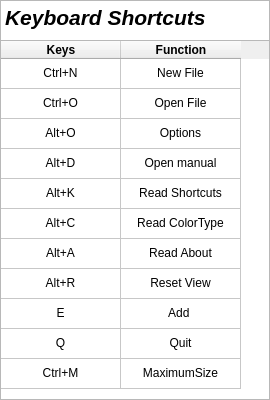
<?xml version="1.0" encoding="UTF-8"?>
<ui version="4.0">
 <class>mykey</class>
 <widget class="QMainWindow" name="mykey">
  <property name="geometry">
   <rect>
    <x>0</x>
    <y>0</y>
    <width>270</width>
    <height>400</height>
   </rect>
  </property>
  <property name="minimumSize">
   <size>
    <width>270</width>
    <height>290</height>
   </size>
  </property>
  <property name="maximumSize">
   <size>
    <width>270</width>
    <height>400</height>
   </size>
  </property>
  <property name="windowTitle">
   <string>MainWindow</string>
  </property>
  <widget class="QWidget" name="centralwidget">
   <widget class="QTableWidget" name="tableWidget">
    <property name="geometry">
     <rect>
      <x>0</x>
      <y>40</y>
      <width>270</width>
      <height>360</height>
     </rect>
    </property>
    <property name="layoutDirection">
     <enum>Qt::LeftToRight</enum>
    </property>
    <property name="lineWidth">
     <number>2</number>
    </property>
    <property name="sizeAdjustPolicy">
     <enum>QAbstractScrollArea::AdjustToContents</enum>
    </property>
    <property name="showGrid">
     <bool>true</bool>
    </property>
    <property name="gridStyle">
     <enum>Qt::SolidLine</enum>
    </property>
    <property name="sortingEnabled">
     <bool>false</bool>
    </property>
    <property name="wordWrap">
     <bool>true</bool>
    </property>
    <property name="cornerButtonEnabled">
     <bool>true</bool>
    </property>
    <attribute name="horizontalHeaderVisible">
     <bool>true</bool>
    </attribute>
    <attribute name="horizontalHeaderCascadingSectionResizes">
     <bool>false</bool>
    </attribute>
    <attribute name="horizontalHeaderDefaultSectionSize">
     <number>120</number>
    </attribute>
    <attribute name="horizontalHeaderHighlightSections">
     <bool>true</bool>
    </attribute>
    <attribute name="verticalHeaderVisible">
     <bool>false</bool>
    </attribute>
    <attribute name="verticalHeaderDefaultSectionSize">
     <number>30</number>
    </attribute>
    <row>
     <property name="text">
      <string/>
     </property>
    </row>
    <row>
     <property name="text">
      <string/>
     </property>
    </row>
    <row>
     <property name="text">
      <string/>
     </property>
    </row>
    <row>
     <property name="text">
      <string>新建行</string>
     </property>
    </row>
    <row>
     <property name="text">
      <string>1</string>
     </property>
    </row>
    <row>
     <property name="text">
      <string>2</string>
     </property>
    </row>
    <row>
     <property name="text">
      <string>4</string>
     </property>
    </row>
    <row>
     <property name="text">
      <string>新建行</string>
     </property>
    </row>
    <row>
     <property name="text">
      <string/>
     </property>
    </row>
    <row>
     <property name="text">
      <string/>
     </property>
    </row>
    <row>
     <property name="text">
      <string>新建行</string>
     </property>
    </row>
    <column>
     <property name="text">
      <string>Keys</string>
     </property>
     <property name="font">
      <font>
       <family>Arial</family>
       <weight>75</weight>
       <bold>true</bold>
      </font>
     </property>
     <property name="textAlignment">
      <set>AlignCenter</set>
     </property>
    </column>
    <column>
     <property name="text">
      <string>Function</string>
     </property>
     <property name="font">
      <font>
       <family>Arial</family>
       <weight>75</weight>
       <bold>true</bold>
      </font>
     </property>
     <property name="textAlignment">
      <set>AlignCenter</set>
     </property>
    </column>
    <item row="0" column="0">
     <property name="text">
      <string>Ctrl+N</string>
     </property>
     <property name="textAlignment">
      <set>AlignCenter</set>
     </property>
     <property name="flags">
      <set>ItemIsEnabled</set>
     </property>
    </item>
    <item row="0" column="1">
     <property name="text">
      <string>New File</string>
     </property>
     <property name="textAlignment">
      <set>AlignCenter</set>
     </property>
     <property name="flags">
      <set>ItemIsEnabled</set>
     </property>
    </item>
    <item row="1" column="0">
     <property name="text">
      <string>Ctrl+O</string>
     </property>
     <property name="textAlignment">
      <set>AlignCenter</set>
     </property>
     <property name="flags">
      <set>ItemIsEnabled</set>
     </property>
    </item>
    <item row="1" column="1">
     <property name="text">
      <string>Open File</string>
     </property>
     <property name="textAlignment">
      <set>AlignCenter</set>
     </property>
     <property name="flags">
      <set>ItemIsEnabled</set>
     </property>
    </item>
    <item row="2" column="0">
     <property name="text">
      <string>Alt+O</string>
     </property>
     <property name="textAlignment">
      <set>AlignCenter</set>
     </property>
     <property name="flags">
      <set>ItemIsEnabled</set>
     </property>
    </item>
    <item row="2" column="1">
     <property name="text">
      <string>Options</string>
     </property>
     <property name="textAlignment">
      <set>AlignCenter</set>
     </property>
     <property name="flags">
      <set>ItemIsEnabled</set>
     </property>
    </item>
    <item row="3" column="0">
     <property name="text">
      <string>Alt+D</string>
     </property>
     <property name="textAlignment">
      <set>AlignCenter</set>
     </property>
     <property name="flags">
      <set>ItemIsEnabled</set>
     </property>
    </item>
    <item row="3" column="1">
     <property name="text">
      <string>Open manual</string>
     </property>
     <property name="textAlignment">
      <set>AlignCenter</set>
     </property>
     <property name="flags">
      <set>ItemIsEnabled</set>
     </property>
    </item>
    <item row="4" column="0">
     <property name="text">
      <string>Alt+K</string>
     </property>
     <property name="textAlignment">
      <set>AlignCenter</set>
     </property>
     <property name="flags">
      <set>ItemIsEnabled</set>
     </property>
    </item>
    <item row="4" column="1">
     <property name="text">
      <string>Read Shortcuts</string>
     </property>
     <property name="textAlignment">
      <set>AlignCenter</set>
     </property>
     <property name="flags">
      <set>ItemIsEnabled</set>
     </property>
    </item>
    <item row="5" column="0">
     <property name="text">
      <string>Alt+C</string>
     </property>
     <property name="textAlignment">
      <set>AlignCenter</set>
     </property>
     <property name="flags">
      <set>ItemIsEnabled</set>
     </property>
    </item>
    <item row="5" column="1">
     <property name="text">
      <string>Read ColorType</string>
     </property>
     <property name="textAlignment">
      <set>AlignCenter</set>
     </property>
     <property name="flags">
      <set>ItemIsEnabled</set>
     </property>
    </item>
    <item row="6" column="0">
     <property name="text">
      <string>Alt+A</string>
     </property>
     <property name="textAlignment">
      <set>AlignCenter</set>
     </property>
     <property name="flags">
      <set>ItemIsEnabled</set>
     </property>
    </item>
    <item row="6" column="1">
     <property name="text">
      <string>Read About</string>
     </property>
     <property name="textAlignment">
      <set>AlignCenter</set>
     </property>
     <property name="flags">
      <set>ItemIsEnabled</set>
     </property>
    </item>
    <item row="7" column="0">
     <property name="text">
      <string>Alt+R</string>
     </property>
     <property name="textAlignment">
      <set>AlignCenter</set>
     </property>
     <property name="flags">
      <set>ItemIsEnabled</set>
     </property>
    </item>
    <item row="7" column="1">
     <property name="text">
      <string>Reset View</string>
     </property>
     <property name="textAlignment">
      <set>AlignCenter</set>
     </property>
     <property name="flags">
      <set>ItemIsEnabled</set>
     </property>
    </item>
    <item row="8" column="0">
     <property name="text">
      <string>E</string>
     </property>
     <property name="textAlignment">
      <set>AlignCenter</set>
     </property>
     <property name="flags">
      <set>ItemIsEnabled</set>
     </property>
    </item>
    <item row="8" column="1">
     <property name="text">
      <string>Add </string>
     </property>
     <property name="font">
      <font>
       <underline>false</underline>
      </font>
     </property>
     <property name="textAlignment">
      <set>AlignCenter</set>
     </property>
     <property name="flags">
      <set>ItemIsEnabled</set>
     </property>
    </item>
    <item row="9" column="0">
     <property name="text">
      <string>Q</string>
     </property>
     <property name="textAlignment">
      <set>AlignCenter</set>
     </property>
     <property name="flags">
      <set>ItemIsEnabled</set>
     </property>
    </item>
    <item row="9" column="1">
     <property name="text">
      <string>Quit</string>
     </property>
     <property name="textAlignment">
      <set>AlignCenter</set>
     </property>
     <property name="flags">
      <set>ItemIsEnabled</set>
     </property>
    </item>
    <item row="10" column="0">
     <property name="text">
      <string>Ctrl+M</string>
     </property>
     <property name="textAlignment">
      <set>AlignCenter</set>
     </property>
     <property name="flags">
      <set>ItemIsEnabled</set>
     </property>
    </item>
    <item row="10" column="1">
     <property name="text">
      <string>MaximumSize</string>
     </property>
     <property name="textAlignment">
      <set>AlignCenter</set>
     </property>
     <property name="flags">
      <set>ItemIsEnabled</set>
     </property>
    </item>
   </widget>
   <widget class="QTextBrowser" name="textBrowser">
    <property name="geometry">
     <rect>
      <x>0</x>
      <y>0</y>
      <width>270</width>
      <height>400</height>
     </rect>
    </property>
    <property name="mouseTracking">
     <bool>false</bool>
    </property>
    <property name="acceptDrops">
     <bool>false</bool>
    </property>
    <property name="html">
     <string>&lt;!DOCTYPE HTML PUBLIC &quot;-//W3C//DTD HTML 4.0//EN&quot; &quot;http://www.w3.org/TR/REC-html40/strict.dtd&quot;&gt;
&lt;html&gt;&lt;head&gt;&lt;meta name=&quot;qrichtext&quot; content=&quot;1&quot; /&gt;&lt;style type=&quot;text/css&quot;&gt;
p, li { white-space: pre-wrap; }
&lt;/style&gt;&lt;/head&gt;&lt;body style=&quot; font-family:'SimSun'; font-size:9pt; font-weight:400; font-style:normal;&quot;&gt;
&lt;p style=&quot; margin-top:0px; margin-bottom:0px; margin-left:0px; margin-right:0px; -qt-block-indent:0; text-indent:0px;&quot;&gt;&lt;span style=&quot; font-size:16pt; font-weight:600; font-style:italic;&quot;&gt;Keyboard Shortcuts&lt;/span&gt;&lt;/p&gt;&lt;/body&gt;&lt;/html&gt;</string>
    </property>
    <property name="acceptRichText">
     <bool>false</bool>
    </property>
    <property name="openLinks">
     <bool>false</bool>
    </property>
   </widget>
   <zorder>textBrowser</zorder>
   <zorder>tableWidget</zorder>
  </widget>
 </widget>
 <resources/>
 <connections/>
</ui>
